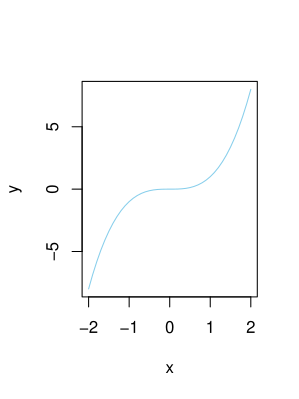

Reproduce this figure in R.
x = seq( from = -2 , to = 2 , by = 0.1 )       # Specify vector of x values.
y = x^3                                        # Specify corresponding y values.a
openGraph( width=3 , height=4 )                # open a graphics window
plot( x , y , col="skyblue" , type="l" )       # Plot the x,y points as a blue line.
saveGraph( file="Exercise33" , type="pdf" )    # save the graph as "temp.pdf"
